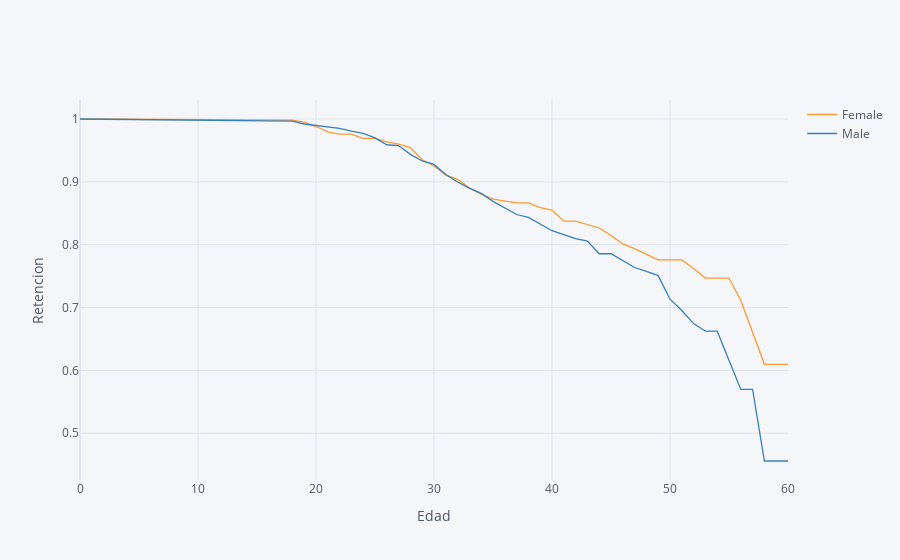

The cell this chart's notebook holds for it:
### Code cell
ret_rates = survival(data, 'Gender','Age', 'Attrition')
ret_rates.iplot(kind='line', xTitle='Edad', yTitle='Retencion')

### Figure 1 — Plotly figure (JSON) as saved in the notebook; plotly's stock layout.template omitted (floating-point values rounded to 4 significant figures)
{"data": [{"line": {"color": "rgba(255, 153, 51, 1.0)", "dash": "solid", "shape": "linear", "width": 1.3}, "mode": "lines", "name": "Female", "text": "", "type": "scatter", "x": [0, 18, 19, 20, 21, 22, 23, 24, 25, 26, 27, 28, 29, 30, 31, 32, 33, 34, 35, 36, 37, 38, 39, 40, 41, 42, 43, 44, 45, 46, 47, 48, 49, 50, 51, 52, 53, 54, 55, 56, 57, 58, 59, 60], "y": [1, 0.9983, 0.9949, 0.988, 0.9794, 0.976, 0.976, 0.969, 0.969, 0.9637, 0.9601, 0.9544, 0.9352, 0.9252, 0.9105, 0.904, 0.8901, 0.8804, 0.8725, 0.8696, 0.8665, 0.8665, 0.8591, 0.8551, 0.8374, 0.8374, 0.8322, 0.8266, 0.8146, 0.8011, 0.7936, 0.785, 0.7757, 0.7757, 0.7757, 0.7621, 0.7469, 0.7469, 0.7469, 0.7113, 0.6605, 0.6097, 0.6097, 0.6097]}, {"line": {"color": "rgba(55, 128, 191, 1.0)", "dash": "solid", "shape": "linear", "width": 1.3}, "mode": "lines", "name": "Male", "text": "", "type": "scatter", "x": [0, 18, 19, 20, 21, 22, 23, 24, 25, 26, 27, 28, 29, 30, 31, 32, 33, 34, 35, 36, 37, 38, 39, 40, 41, 42, 43, 44, 45, 46, 47, 48, 49, 50, 51, 52, 53, 54, 55, 56, 57, 58, 59, 60], "y": [1, 0.9966, 0.9921, 0.9898, 0.9886, 0.9852, 0.9806, 0.977, 0.9699, 0.959, 0.9578, 0.9438, 0.9332, 0.9277, 0.9118, 0.8997, 0.8901, 0.8817, 0.8689, 0.8589, 0.848, 0.8433, 0.8331, 0.8222, 0.8162, 0.8096, 0.8058, 0.7856, 0.7856, 0.7752, 0.7637, 0.7575, 0.7508, 0.7132, 0.6952, 0.6744, 0.6624, 0.6624, 0.6172, 0.5697, 0.5697, 0.4558, 0.4558, 0.4558]}], "layout": {"autosize": true, "legend": {"bgcolor": "#F5F6F9", "font": {"color": "#4D5663"}}, "paper_bgcolor": "#F5F6F9", "plot_bgcolor": "#F5F6F9", "title": {"font": {"color": "#4D5663"}}, "xaxis": {"autorange": true, "gridcolor": "#E1E5ED", "range": [0, 60], "showgrid": true, "tickfont": {"color": "#4D5663"}, "title": {"font": {"color": "#4D5663"}, "text": "Edad"}, "type": "linear", "zerolinecolor": "#E1E5ED"}, "yaxis": {"autorange": true, "gridcolor": "#E1E5ED", "range": [0.4255, 1.03], "showgrid": true, "tickfont": {"color": "#4D5663"}, "title": {"font": {"color": "#4D5663"}, "text": "Retencion"}, "type": "linear", "zerolinecolor": "#E1E5ED"}}}
